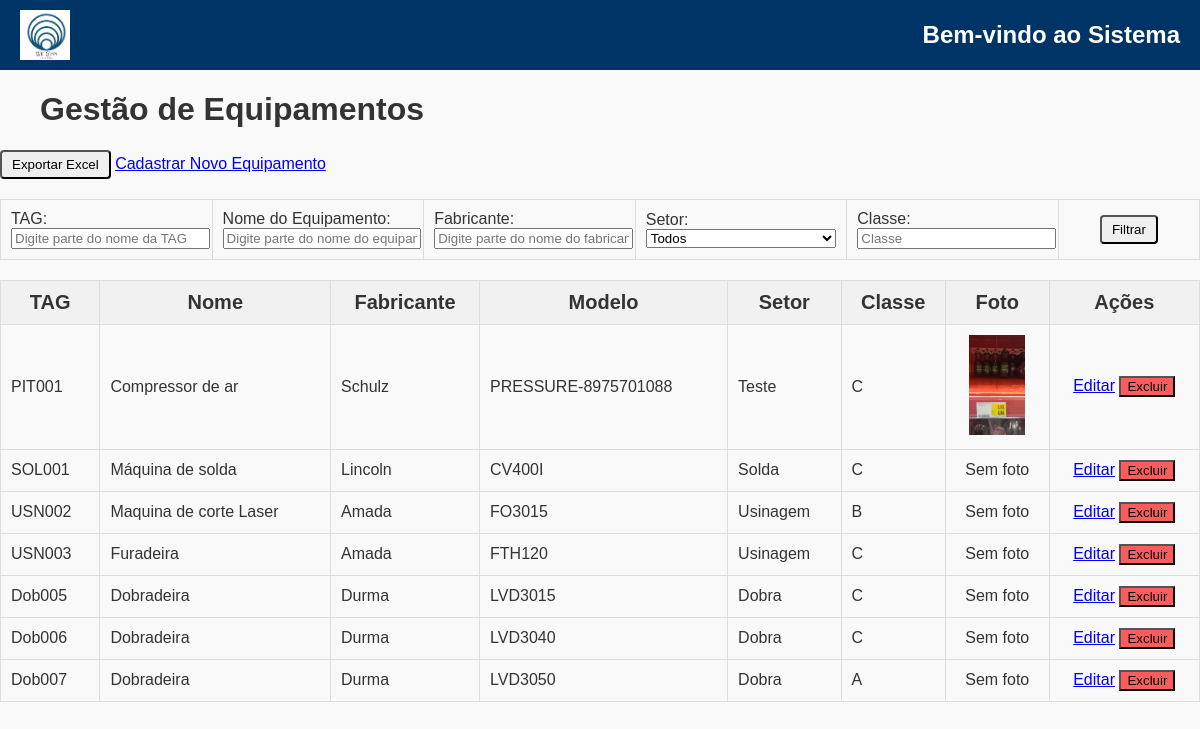
Page /CadEquip/ (signed in) on the earlier database version.
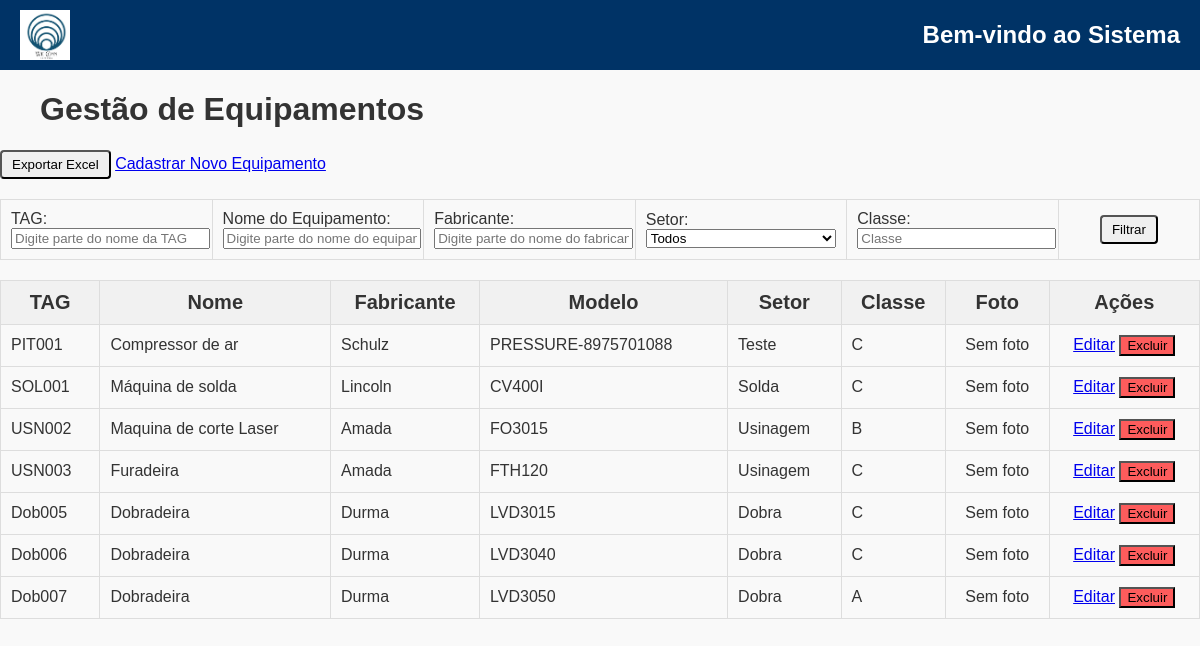
Same page on the later database version.
### CadEquip/models.py (models this page shows, shortened)
class Equipamento(models.Model):
    CLASSIFICACAO = [
        ('a', 'A'),
        ('b', 'B'),
        ('c', 'C'),
    ]
    nome = models.CharField(max_length=200)
    tag = models.CharField(max_length=200, unique=True)
    patrimonio = models.CharField(
        max_length=200,
        unique=True,
        blank=True,  # Allow blank values
        null=True   # Allow null values
    )
    modelo = models.CharField(max_length=200)
    fabricante = models.CharField(max_length=200)
    numero_serie = models.CharField(max_length=200, unique=False, blank=True, null=True)
    ano_fabricacao = models.CharField(max_length=200, blank=True, null=True)
    data_criacao = models.DateTimeField(auto_now_add=True)
    setor = models.ForeignKey('gestaoOS.Setor', on_delete=models.CASCADE, related_name='equipamentos')
    local = models.CharField(max_length=150, blank=True, null=True)
    foto = models.ImageField(upload_to='fotos_equipamentos/%Y/%m/%d/', null=True, blank=True)
    fornecedor = models.ForeignKey(
        'CadFornecedor.Fornecedor',  # Relaciona ao modelo Fornecedor do app CadFornecedor
        on_delete=models.SET_NULL,
        related_name='equipamentos',
        null=True,
        blank=True
    )
    manual_operacao = models.FileField(upload_to='manuais/', null=True, blank=True)
    garantia_termino = models.DateField(null=True, blank=True)
    classe = models.CharField(max_length=1, blank=True, null=True)
    ssma = models.CharField(
        max_length=1,
        choices=CLASSIFICACAO,
        default='c',
    )
    qualidade = models.CharField(
        max_length=1,
        choices=CLASSIFICACAO,
        default='c',
    )
    operacao = models.CharField(
        max_length=1,
        choices=CLASSIFICACAO,
        default='c',
    )
    entrega = models.CharField(
        max_length=1,
        choices=CLASSIFICACAO,
        default='c',
    )
    mtbf = models.CharField(
        max_length=1,
        choices=CLASSIFICACAO,
        default='c',
    )
    mttr = models.CharField(
        max_length=1,
        choices=CLASSIFICACAO,
        default='c',
    )
    horimetro_atual = models.FloatField(default=0, help_text="Horas totais de operação do equipamento")
    ultima_atualizacao = models.DateTimeField(null=True, blank=True)
    class Meta:
        verbose_name = 'Equipamento'
        verbose_name_plural = 'Equipamentos'

### gestaoOS/models.py (models this page shows, shortened)
class Setor(models.Model):
    nome = models.CharField(max_length=100, unique=True)

### CadEquip/views.py (the view, shortened to what this page needs)
# urls.py: path('CadEquip/', listar_equipamentos, name='CadEquip'),
@login_required
def listar_equipamentos(request):
    equipamentos = Equipamento.objects.all()
    tag = request.GET.get('tag')
    if tag:
        equipamentos = equipamentos.filter(tag__icontains=tag)
    setor_id = request.GET.get('setor')
    if setor_id:
        equipamentos = equipamentos.filter(setor_id=setor_id)
    nome = request.GET.get('nome')
    if nome:
        equipamentos = equipamentos.filter(nome__icontains=nome)
    descricao = request.GET.get('descricao')
    if descricao:
        equipamentos = equipamentos.filter(descricao__icontains=descricao)
    fabricante = request.GET.get('fabricante')
    if fabricante:
        equipamentos = equipamentos.filter(fabricante__icontains=fabricante)
    classe = request.GET.get('classe')
    if classe:
        equipamentos = equipamentos.filter(classe__icontains=classe)
    setores = Setor.objects.all()
    return render(request, 'CadEquipHome.html', {
        'equipamentos': equipamentos,
        'setores': setores
    })

### CadEquip/templates/CadEquipHome.html (shortened to what this page needs)
{% extends 'base.html' %}
{% load static %}
{% block content %}
<link rel="stylesheet" href="https://maxcdn.bootstrapcdn.com/font-awesome/4.7.0/css/font-awesome.min.css">
<div class="content-container">
    <div class="top-side">
        <h1 style="text-align: left; margin-left: 40px;">Gestão de Equipamentos</h1>
        <div>
            <button type="submit" class="btn btn-success" name="exportar_excel" value="true">Exportar Excel</button>
            <a href="{% url 'cria_equipamento' %}" class="custom-button">Cadastrar Novo Equipamento</a>
        </div>
    </div>
    <table class="tabela-sem-divisoes" style="border: none">
        <form method="get" action="{% url 'CadEquip' %}">
            <td style="width: 15%">
                <div>
                    <label for="tag">TAG:</label>
                    <input type="text" name="tag" id="tag" placeholder="Digite parte do nome da TAG">
                </div>
            </td>
            <td style="width: 15%">
                <div>
                    <label for="nome">Nome do Equipamento:</label>
                    <input type="text" name="nome" id="nome" placeholder="Digite parte do nome do equipamento">
                </div>
            </td>
            <td style="width: 15%">
                <div>
                    <label for="fabricante">Fabricante:</label>
                    <input type="text" name="fabricante" id="fabricante" placeholder="Digite parte do nome do fabricante">
                </div>
            </td>
            <td style="width: 15%">
                <div>
                    <label for="setor">Setor:</label>
                    <select name="setor" id="setor">
                        <option value="">Todos</option>
                    </select>
                </div>
            </td>
            <td style="width: 15%">
                <div>
                    <label for="classe">Classe:</label>
                    <input type="text" name="classe" id="classe" placeholder="Classe">
                </div>
            </td>
            <td style="width: 10%; text-align: center;">
                <button type="submit" class="btn btn-primary">Filtrar</button>
            </td>
        </form>
    </table>
    <table border="1">
        <thead>
            <tr>
                <th>TAG</th>
                <th>Nome</th>
                <th>Fabricante</th>
                <th>Modelo</th>
                <th>Setor</th>
                <th>Classe</th>
                <th>Foto</th>
                <th>Ações</th>
            </tr>
        </thead>
        <tbody>
            {% for equipamento in equipamentos %}
                <tr>
                    <td>{{ equipamento.tag }}</td>
                    <td>{{ equipamento.nome }}</td>
                    <td>{{ equipamento.fabricante }}</td>
                    <td>{{ equipamento.modelo }}</td>
                    <td>{{ equipamento.setor.nome }}</td>
                    <td>{{ equipamento.classe }}</td>
                    <td style="text-align: center;">
                        {% if equipamento.foto %}
                            <img src="{{ equipamento.foto.url }}" alt="Foto do equipamento {{ equipamento.nome }}" style="max-width: 100px; max-height: 100px;">
                        {% else %}
                            Sem foto
                        {% endif %}
                    </td>
                    <td style="text-align: center;">
                        <a href="{% url 'editar_equipamento' equipamento.id %}" class="custom-button table-button">Editar</a>
                        <form method="post" action="{% url 'excluir_equipamento' equipamento.id %}" style="display:inline;" onsubmit="return confirmDelete();">
                            <button type="submit" class="custom-button table-button delete-button">Excluir</button>
                        </form>
                    </td>
                </tr>
            {% endfor %}
        </tbody>
    </table>
</div>
{% endblock %}

Differences in the rows shown:
changed Equipamento "PIT001": foto: picture removed; now shows "Sem foto"
